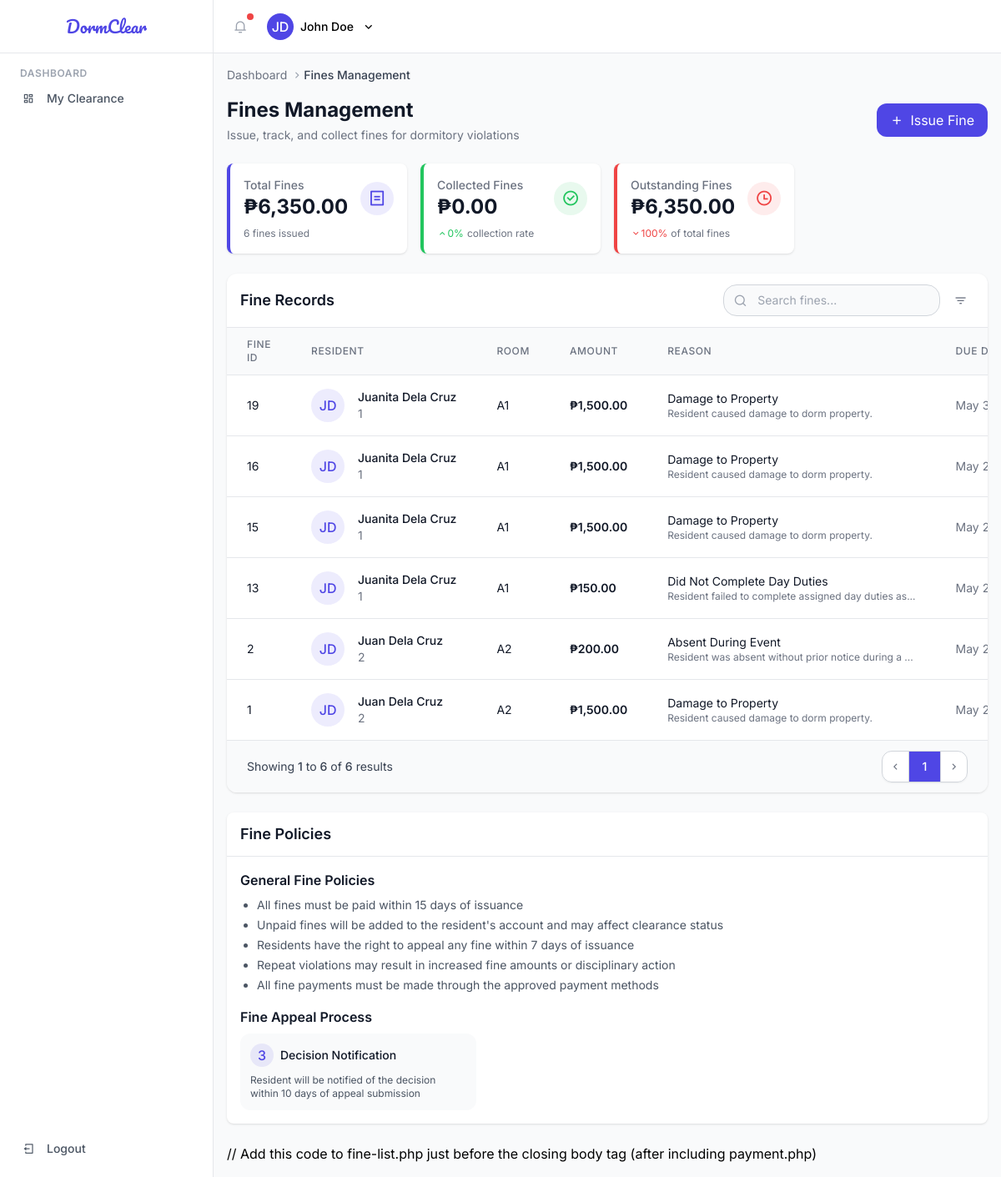
Page /role-admin/fines/fine-list.php (signed in) on the committed database.
### tables this page shows
CREATE TABLE `resident_fines`  (
  `resident_fine_id` int NOT NULL AUTO_INCREMENT,
  `occupancy_id` int NULL DEFAULT NULL,
  `fine_id` int NOT NULL,
  `status` enum('Paid','Unpaid','Waived','Partially Paid') NOT NULL,
  `violation_date` date NOT NULL,
  `date_issued` datetime NOT NULL,
  `issued_by` int NOT NULL,
  `amount_paid` decimal(10, 2) NOT NULL DEFAULT 0.00,
  `date_paid` datetime NULL DEFAULT NULL,
  `updated_by` int NULL DEFAULT NULL,
  `updated_at` timestamp NULL DEFAULT NULL ON UPDATE CURRENT_TIMESTAMP,
  PRIMARY KEY (`resident_fine_id`) USING BTREE,
  INDEX `fk_rf_fines`(`fine_id` ASC) USING BTREE,
  INDEX `fk_rf_users`(`issued_by` ASC) USING BTREE,
  INDEX `rf_ibfk3`(`occupancy_id` ASC) USING BTREE,
  INDEX `rf_ibfk5`(`updated_by` ASC) USING BTREE,
  CONSTRAINT `resident_fines_ibfk_1` FOREIGN KEY (`fine_id`) REFERENCES `fines` (`fine_id`) ON DELETE RESTRICT ON UPDATE RESTRICT,
  CONSTRAINT `rf_ibfk3` FOREIGN KEY (`occupancy_id`) REFERENCES `resident_occupancy` (`occupancy_id`) ON DELETE RESTRICT ON UPDATE RESTRICT,
  CONSTRAINT `rf_ibfk5` FOREIGN KEY (`updated_by`) REFERENCES `users` (`user_id`) ON DELETE RESTRICT ON UPDATE RESTRICT
);

CREATE TABLE `residents`  (
  `resident_id` int NOT NULL AUTO_INCREMENT,
  `user_id` int NOT NULL,
  `student_id` varchar(10) NOT NULL,
  `active` tinyint(1) NOT NULL DEFAULT 1,
  `updated_at` timestamp NULL DEFAULT NULL ON UPDATE CURRENT_TIMESTAMP,
  `deleted_at` timestamp NULL DEFAULT NULL,
  PRIMARY KEY (`resident_id`) USING BTREE,
  UNIQUE INDEX `unique_student_id`(`student_id` ASC) USING BTREE,
  INDEX `fk_users_residents`(`user_id` ASC) USING BTREE,
  CONSTRAINT `residents_ibfk_1` FOREIGN KEY (`user_id`) REFERENCES `users` (`user_id`) ON DELETE RESTRICT ON UPDATE RESTRICT
);

CREATE TABLE `rooms`  (
  `room_id` int NOT NULL AUTO_INCREMENT,
  `number` varchar(5) NOT NULL,
  `monthly_rental` decimal(10, 2) NOT NULL,
  PRIMARY KEY (`room_id`) USING BTREE
);

CREATE TABLE `fines`  (
  `fine_id` int NOT NULL AUTO_INCREMENT,
  `name` varchar(50) NOT NULL,
  `description` text NOT NULL,
  `amount` decimal(10, 2) NOT NULL,
  PRIMARY KEY (`fine_id`) USING BTREE
);

### public/role-admin/fines/fine-list.php (the view, shortened to what the rows shown need)
<?php
if (!function_exists('getFineRecords')) {
    function getFineRecords() {
        try {
            $pdo = connect_db();
            $sql = "SELECT rf.resident_fine_id, rf.occupancy_id, rf.fine_id, f.name as reason,
                       f.description, f.amount, rf.status, rf.violation_date,
                       rf.date_issued, rf.amount_paid,  rf.date_paid, rf.updated_at,
                       r.resident_id, CONCAT(u.first_name, ' ', u.last_name) as resident_name,
                       rm.number as room
                FROM resident_fines rf
                JOIN fines f ON rf.fine_id = f.fine_id
                JOIN resident_occupancy ro ON rf.occupancy_id = ro.occupancy_id
                JOIN residents r ON ro.resident_id = r.resident_id
                JOIN users u ON r.user_id = u.user_id
                JOIN rooms rm ON ro.room_id = rm.room_id
                ORDER BY rf.date_issued DESC";
            $stmt = $pdo->query($sql);
            $fines = $stmt->fetchAll(PDO::FETCH_ASSOC);
            return $fines;
        } catch (PDOException $e) {
            error_log("Error fetching fine records: " . $e->getMessage());
            return [];
        }
    }
}
if (!function_exists('getFineStatistics')) {
    function getFineStatistics() {
        $stats = [
            'total_count' => 0,
            'total_amount' => 0,
            'paid_count' => 0,
            'paid_amount' => 0,
            'unpaid_count' => 0,
            'unpaid_amount' => 0,
            'overdue_count' => 0,
            'overdue_amount' => 0,
            'waived_count' => 0,
            'waived_amount' => 0,
        ];
        try {
            $pdo = connect_db();
            $sql = "SELECT rf.status, f.amount, rf.date_issued, rf.date_paid
                    FROM resident_fines rf
                    JOIN fines f ON rf.fine_id = f.fine_id";
            $stmt = $pdo->query($sql);
            $fines = $stmt->fetchAll(PDO::FETCH_ASSOC);
            foreach ($fines as $fine) {
                $stats['total_count']++;
                $stats['total_amount'] += $fine['amount'];
                $status = $fine['status'];
                switch ($status) {
                    case 'Unpaid':
                        $stats['unpaid_count']++;
                        $stats['unpaid_amount'] += $fine['amount'];
                        break;
                }
            }
            $stats['collection_rate'] = ($stats['total_amount'] - $stats['waived_amount']) > 0
                ? round(($stats['paid_amount'] / ($stats['total_amount'] - $stats['waived_amount'])) * 100)
                : 0;
            $stats['outstanding_count'] = $stats['unpaid_count'] + $stats['overdue_count'];
            $stats['outstanding_amount'] = $stats['unpaid_amount'] + $stats['overdue_amount'];
            return $stats;
        } catch (PDOException $e) {
            error_log("Error calculating fine statistics: " . $e->getMessage());
            return $stats;
        }
    }
}
$fines = getFineRecords();
$stats = getFineStatistics();
?>
<?php
include '../../../includes/header.php';
?>
<div class="mb-6 flex items-center justify-between">
    <div>
        <h1 class="text-2xl font-bold text-gray-900">Fines Management</h1>
    </div>
</div>
<div class="bg-white shadow rounded-md overflow-hidden mb-6">
    <div class="px-4 py-3 border-b border-gray-200 flex justify-between items-center">
        <h2 class="text-lg font-semibold text-gray-900">Fine Records</h2>
    </div>
    <div class="overflow-x-auto">
        <table class="min-w-full divide-y divide-gray-200">
            <thead class="bg-gray-50">
                <tr>
                    <th scope="col" class="px-6 py-3 text-left text-xs font-medium text-gray-500 uppercase tracking-wider">
                        Fine ID
                    </th>
                    <th scope="col" class="px-6 py-3 text-left text-xs font-medium text-gray-500 uppercase tracking-wider">
                        Resident
                    </th>
                    <th scope="col" class="px-6 py-3 text-left text-xs font-medium text-gray-500 uppercase tracking-wider">
                        Room
                    </th>
                    <th scope="col" class="px-6 py-3 text-left text-xs font-medium text-gray-500 uppercase tracking-wider">
                        Amount
                    </th>
                    <th scope="col" class="px-6 py-3 text-left text-xs font-medium text-gray-500 uppercase tracking-wider">
                        Reason
                    </th>
                    <th scope="col" class="px-6 py-3 text-left text-xs font-medium text-gray-500 uppercase tracking-wider">
                        Due Date
                    </th>
                </tr>
            </thead>
            <tbody class="bg-white divide-y divide-gray-200">
                <?php if (empty($fines)): ?>
                <tr>
                    <td colspan="8" class="px-6 py-8 text-center text-gray-500">
                        <div class="flex flex-col items-center justify-center">
                            <i class="ri-file-list-3-line text-4xl mb-2 text-gray-400"></i>
                            <p class="text-lg font-medium">No fines found</p>
                            <p class="text-sm">No fine records are currently available in the system.</p>
                            <button id="emptyStateIssueBtn" class="mt-4 bg-primary text-white px-4 py-2 rounded-md flex items-center space-x-2 hover:bg-indigo-700 transition duration-150">
                                <i class="ri-add-line"></i>
                                <span>Issue a Fine</span>
                            </button>
                        </div>
                    </td>
                </tr>
                <?php else: ?>
                <?php foreach ($fines as $fine): ?>
                    <tr>
                        <td class="px-6 py-4 whitespace-nowrap text-sm text-gray-900"><?php echo $fine['resident_fine_id']; ?></td>
                        <td class="px-6 py-4 whitespace-nowrap">
                            <div class="flex items-center">
                                <div class="flex-shrink-0 h-10 w-10 rounded-full bg-primary bg-opacity-10 flex items-center justify-center text-primary">
                                    <span class="font-medium"><?php echo getInitials($fine['resident_name']); ?></span>
                                </div>
                                <div class="ml-4">
                                    <div class="text-sm font-medium text-gray-900"><?php echo $fine['resident_name']; ?></div>
                                    <div class="text-sm text-gray-500"><?php echo $fine['resident_id']; ?></div>
                                </div>
                            </div>
                        </td>
                        <td class="px-6 py-4 whitespace-nowrap">
                            <div class="text-sm text-gray-900"><?php echo $fine['room']; ?></div>
                        </td>
                        <td class="px-6 py-4 whitespace-nowrap text-sm font-semibold text-gray-900">
                            <?php echo $fine['formatted_amount']; ?>
                        </td>
                        <td class="px-6 py-4 whitespace-nowrap">
                            <div class="text-sm text-gray-900"><?php echo $fine['reason']; ?></div>
                            <div class="text-xs text-gray-500 max-w-xs truncate"><?php echo $fine['short_description'] ?? ''; ?></div>
                        </td>
                        <td class="px-6 py-4 whitespace-nowrap text-sm text-gray-500"><?php echo $fine['formatted_due_date']; ?></td>
                    </tr>
                    <?php endforeach; ?>
                    <?php endif; ?>
            </tbody>
        </table>
    </div>
</div>
<div class="bg-white rounded shadow mb-6">
    <div class="px-4 py-3 border-b border-gray-200">
        <h2 class="text-lg font-semibold text-gray-900">Fine Policies</h2>
    </div>
</div>
<?php
include '../../../includes/footer.php';
?>

### rows in the picture
resident_fines: resident_fine_id "19", resident_name "JD", resident_name "Juanita Dela Cruz", residents.resident_id "1", rooms.number "A1", formatted_amount "₱1,500.00", fine.name "Damage to Property", fine.description "Resident caused damage to dorm property.", formatted_due_date "May…"
resident_fines: resident_fine_id "16", resident_name "JD", resident_name "Juanita Dela Cruz", residents.resident_id "1", rooms.number "A1", formatted_amount "₱1,500.00", fine.name "Damage to Property", fine.description "Resident caused damage to dorm property.", formatted_due_date "May…"
resident_fines: resident_fine_id "15", resident_name "JD", resident_name "Juanita Dela Cruz", residents.resident_id "1", rooms.number "A1", formatted_amount "₱1,500.00", fine.name "Damage to Property", fine.description "Resident caused damage to dorm property.", formatted_due_date "May…"
resident_fines: resident_fine_id "13", resident_name "JD", resident_name "Juanita Dela Cruz", residents.resident_id "1", rooms.number "A1", formatted_amount "₱150.00", fine.name "Did Not Complete Day Duties", short_description "Resident failed to complete assigned day duties as...", formatted_due_date "May…"
resident_fines: resident_fine_id "2", resident_name "JD", resident_name "Juan Dela Cruz", residents.resident_id "2", rooms.number "A2", formatted_amount "₱200.00", fine.name "Absent During Event", short_description "Resident was absent without prior notice during a ...", formatted_due_date "May…"
resident_fines: resident_fine_id "1", resident_name "JD", resident_name "Juan Dela Cruz", residents.resident_id "2", rooms.number "A2", formatted_amount "₱1,500.00", fine.name "Damage to Property", fine.description "Resident caused damage to dorm property.", formatted_due_date "May…"

### other values in the picture
$pageTitle "Fines Management"
formatCurrency($stats['total_amount']) "₱6,350.00"
$stats['total_count'] "6"
formatCurrency($stats['paid_amount']) "₱0.00"
$stats['collection_rate'] "0"
formatCurrency($stats['outstanding_amount']) "₱6,350.00"
$outstandingRate "100"
count($fines) "6"
